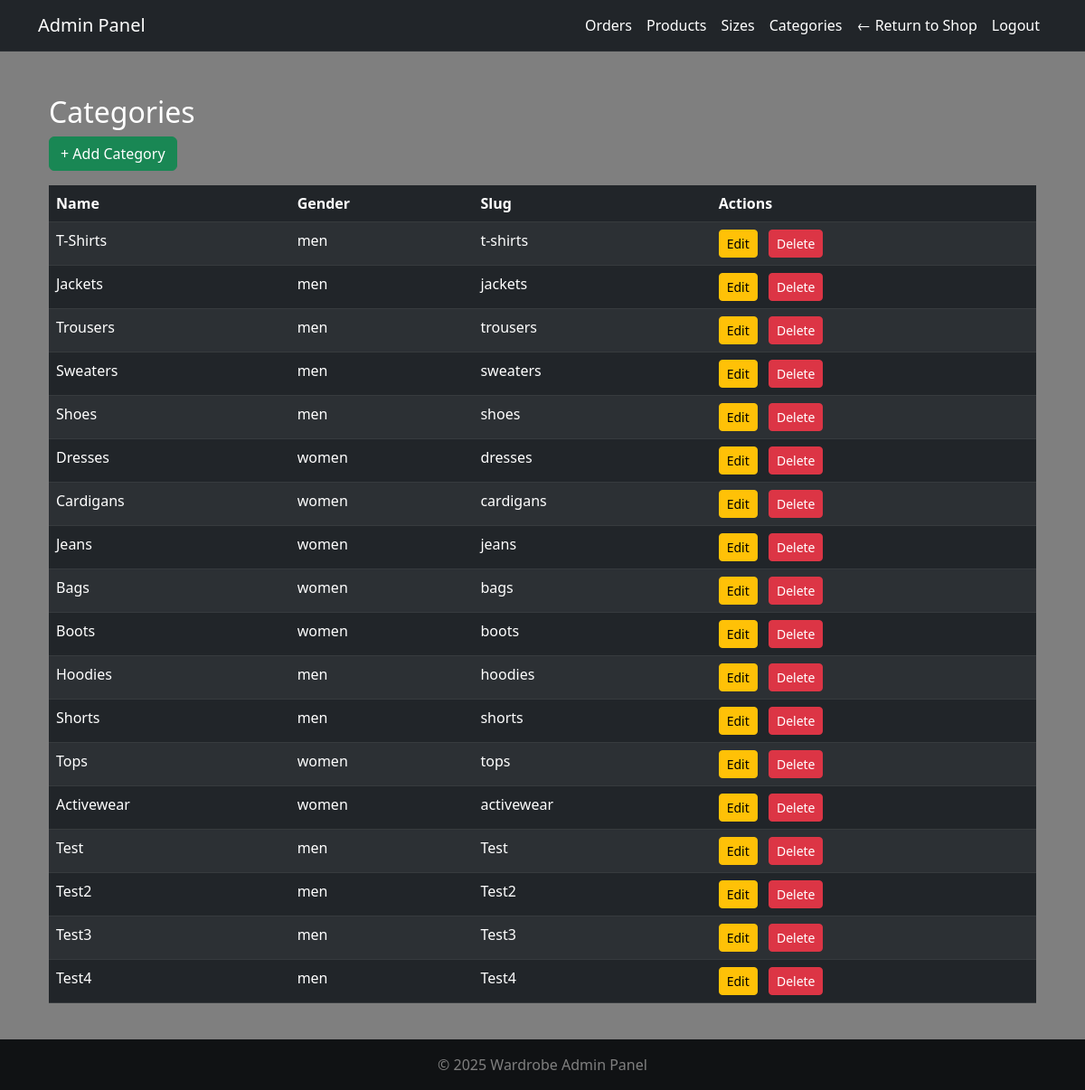
Before: /adminpanel/categories/ (signed in) with the older database file.
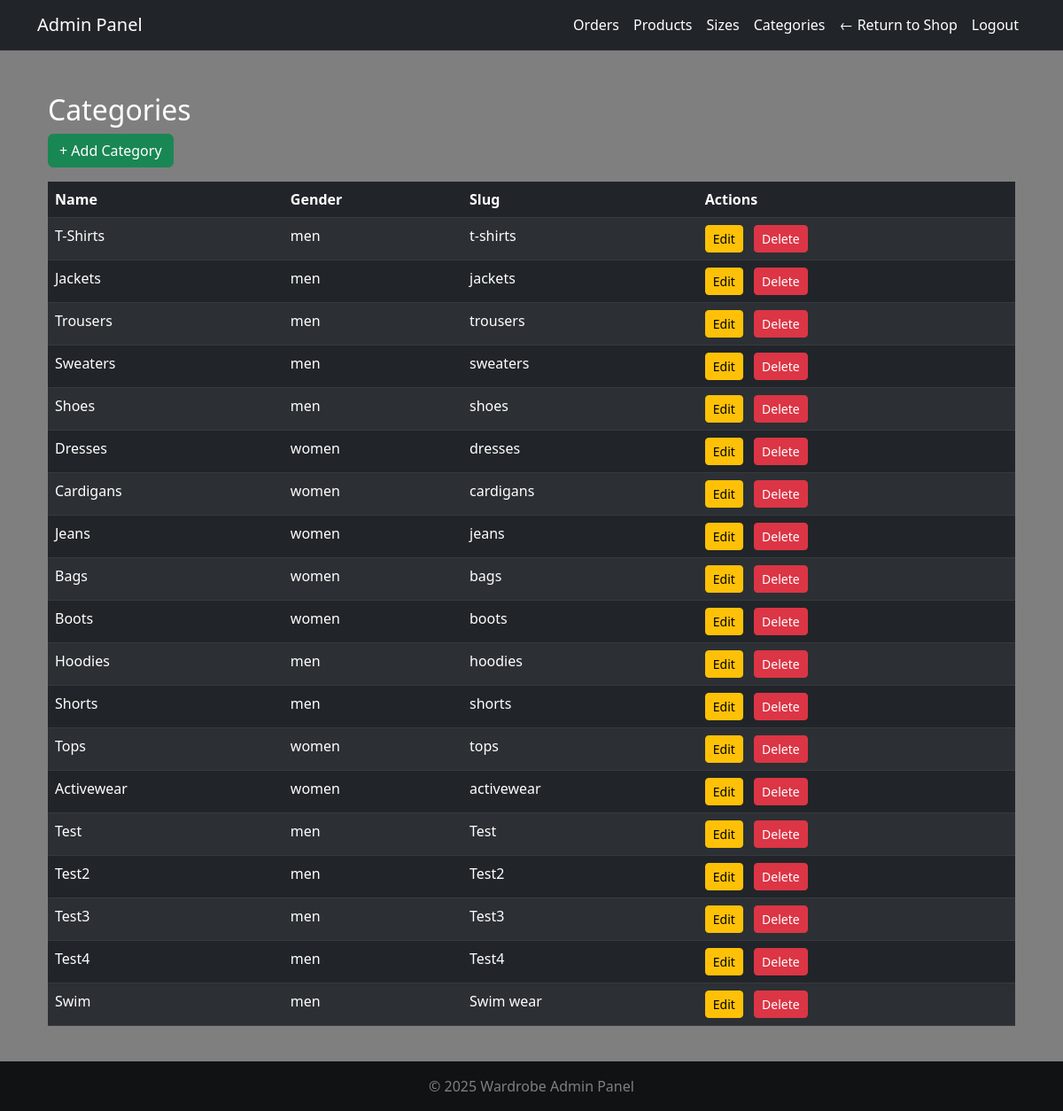
After: the same page with the newer database file.
### products/models.py (models this page shows, shortened)
class Category(models.Model):
    name = models.CharField(max_length=100)
    gender = models.CharField(
        max_length=10,
        choices=[('men', 'Men'), ('women', 'Women')],
        default='men'
    )
    slug = models.SlugField(unique=True)
    class Meta:
        verbose_name_plural = 'Categories'

### adminpanel/views.py (the view)
@login_required
@user_passes_test(admin_required)
def admin_category_list(request):
    categories = Category.objects.all()
    return render(request, 'adminpanel/category_list.html', {
        'categories': categories
    })

### adminpanel/views.py (called while the page is built)
def admin_required(user):
    return user.is_staff or user.is_superuser

### cart/cart.py (called while the page is built)
    def _load_cart_data(self):
        cart = self.session.get(settings.CART_SESSION_ID, {})
        return cart if isinstance(cart, dict) else {}

    def __len__(self):
        return sum(item.get('quantity', 0) for item in self.cart.values())

### cart/context_processors.py (called while the page is built)
def cart_context(request):
    cart = Cart(request)
    return {
        'cart': cart,
        'cart_item_count': len(cart),
    }

### wardrobeapp/context_processors.py (called while the page is built)
def stripe_public_key(request):
    return {
        'STRIPE_PUBLIC_KEY': settings.STRIPE_PUBLIC_KEY
    }

### adminpanel/templates/adminpanel/category_list.html
{% extends 'adminpanel/base.html' %}
{% block content %}
<div class="container mt-4">
  <h2>Categories</h2>
  <a href="{% url 'adminpanel:admin_add_category' %}" class="btn btn-success mb-3">+ Add Category</a>
  <table class="table table-dark table-striped">
    <thead>
      <tr>
        <th>Name</th>
        <th>Gender</th>
        <th>Slug</th>
        <th>Actions</th>
      </tr>
    </thead>
    <tbody>
      {% for category in categories %}
      <tr>
        <td>{{ category.name }}</td>
        <td>{{ category.gender }}</td>
        <td>{{ category.slug }}</td>
        <td>
          <a href="{% url 'adminpanel:admin_edit_category' category.id %}"
             class="btn btn-warning btn-sm me-2">
            Edit
          </a>
          <a href="{% url 'adminpanel:admin_delete_category' category.id %}"
             class="btn btn-danger btn-sm"
             onclick="return confirm('Are you sure you want to delete this category?');">
            Delete
          </a>
        </td>
      </tr>
      {% empty %}
      <tr>
        <td colspan="4" class="text-center">No categories found.</td>
      </tr>
      {% endfor %}
    </tbody>
  </table>
</div>
{% endblock %}

Changed rows visible on the page:
added Category: name "Swim", gender "men", slug "Swim wear"
